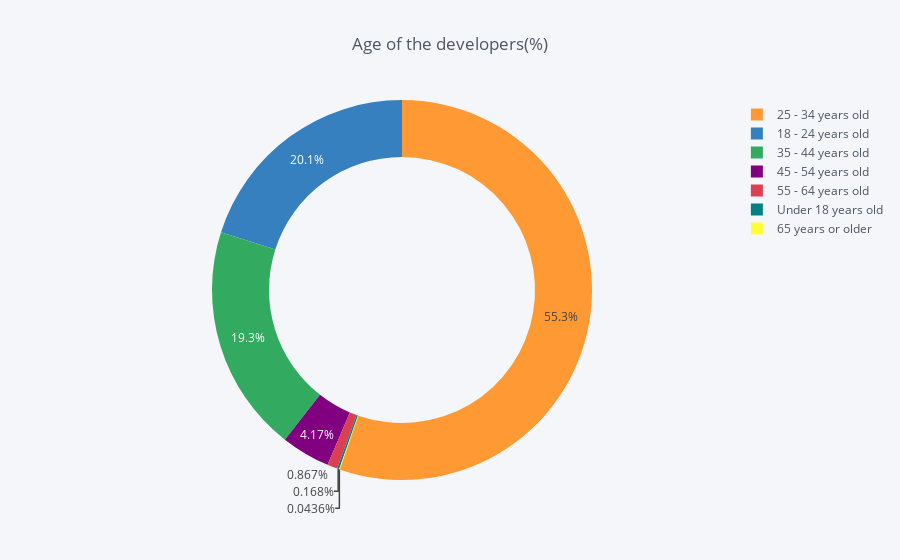

Source (notebook cell):
### Code cell
temp = Resume5['Age'].value_counts()
df = pd.DataFrame({'labels': temp.index,
                   'values': temp.values
                  })
df.iplot(kind='pie',labels='labels',values='values', title='Age of the developers(%)', hole = 0.7)

### Figure 1 — Plotly figure (JSON) as saved in the notebook; plotly's stock layout.template omitted (floating-point values rounded to 4 significant figures)
{"data": [{"hole": 0.7, "labels": ["25 - 34 years old", "18 - 24 years old", "35 - 44 years old", "45 - 54 years old", "55 - 64 years old", "Under 18 years old", "65 years or older"], "marker": {"colors": ["rgba(255, 153, 51, 1.0)", "rgba(55, 128, 191, 1.0)", "rgba(50, 171, 96, 1.0)", "rgba(128, 0, 128, 1.0)", "rgba(219, 64, 82, 1.0)", "rgba(0, 128, 128, 1.0)", "rgba(255, 255, 51, 1.0)"]}, "name": "", "type": "pie", "values": [8873, 3221, 3103, 668, 139, 27, 7]}], "layout": {"legend": {"bgcolor": "#F5F6F9", "font": {"color": "#4D5663"}}, "paper_bgcolor": "#F5F6F9", "plot_bgcolor": "#F5F6F9", "title": "Age of the developers(%)", "titlefont": {"color": "#4D5663"}}}
